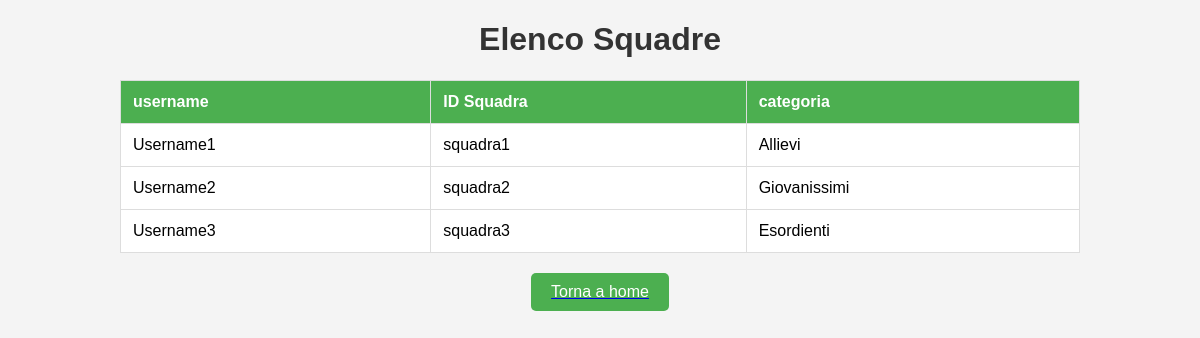
The app's page /php/visualizzasquadre.php with its own data.
### tables this page shows
CREATE TABLE IF NOT EXISTS Squadra (
    SquadraID VARCHAR(255) PRIMARY KEY ,
    Categoria VARCHAR(255),
    Username VARCHAR(255)
);

### php/visualizzasquadre.php (the view, shortened to what this page needs)
<!DOCTYPE html>
<html lang="en">
<head>
</head>
<body>
<h1>Elenco Squadre</h1>
<?php
$servername = "localhost";
$username = "root";
$password = "";
$dbname = "TeamTactiCoach";
$conn = new mysqli($servername, $username, $password, $dbname);
$sql = "SELECT * FROM Squadra";
$result = $conn->query($sql);
    echo "<table border='1'>
            <tr>
                <th>username</th>
                <th>ID Squadra</th>
                <th>categoria</th>
            </tr>";
    while ($row = $result->fetch_assoc()) {
        echo "<tr>
                <td>" . $row["Username"] . "</td>
                <td>" . $row["SquadraID"] . "</td>
                <td>" . $row["Categoria"] . "</td>
              </tr>";
    }
    echo "</table>";
?>
<a href="homeadmin.php"><button>Torna a home</button></a>
</body>
</html>

### php/visualizzasquadre.php (style rules this page uses)
body { font-family: Arial, sans-serif; background-color: #f4f4f4; margin: 0; padding: 0; }
h1 { text-align: center; color: #333; }
table { width: 80%; margin: 20px auto; border-collapse: collapse; border: 1px solid #ddd; background-color: #fff; }
th, td { padding: 12px; text-align: left; border-bottom: 1px solid #ddd; }
th { background-color: #4CAF50; color: white; }
button { display: block; margin: 20px auto; padding: 10px 20px; font-size: 16px; background-color: #4CAF50; color: white; border: none; border-radius: 5px; cursor: pointer; }

### records on screen
squadra: Username "Username1", SquadraID "squadra1", Categoria "Allievi"
squadra: Username "Username2", SquadraID "squadra2", Categoria "Giovanissimi"
squadra: Username "Username3", SquadraID "squadra3", Categoria "Esordienti"
